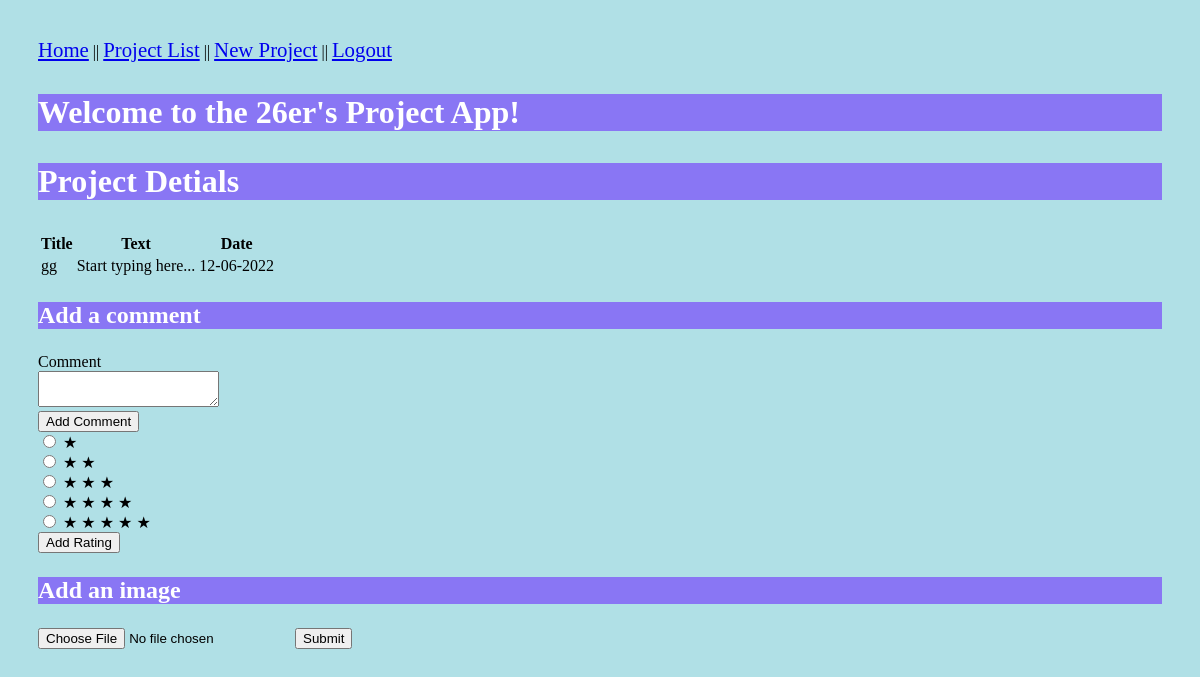
The app's page /notes/4 (signed in), older data.
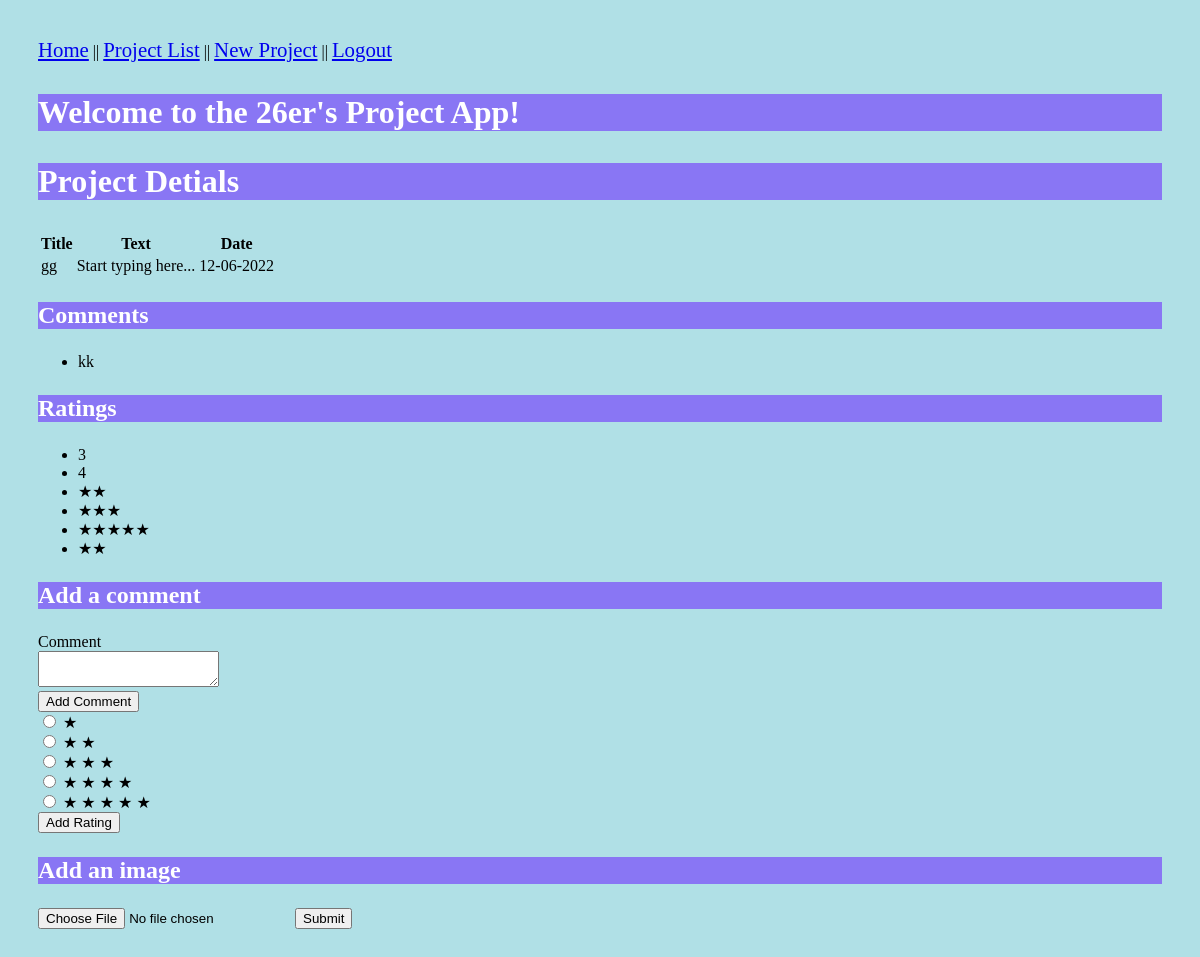
The same page, newer data.
### models.py (models this page shows, shortened)
class Note(db.Model):
    id = db.Column("id", db.Integer, primary_key=True)
    title = db.Column("title", db.String(200))
    text = db.Column("text", db.String(100))
    date = db.Column("date", db.String(50))
    user_id = db.Column(db.Integer, db.ForeignKey("user.id"), nullable=False)
    comments = db.relationship("Comment", backref="note", cascade="all, delete-orphan", lazy=True)
    ratings = db.relationship("Rating", backref="note",cascade="all, delete-orphan", lazy=True)

class Comment(db.Model):
    id = db.Column(db.Integer, primary_key=True)
    date_posted = db.Column(db.DateTime, nullable=False)
    content = db.Column(db.VARCHAR, nullable=False)
    note_id = db.Column(db.Integer, db.ForeignKey("note.id"), nullable=False)
    user_id = db.Column(db.Integer, db.ForeignKey("user.id"), nullable=False)

class Rating(db.Model):
    id = db.Column(db.Integer, primary_key=True)
    date_posted = db.Column(db.DateTime, nullable=False)
    rating = db.Column(db.Integer, nullable=False)
    note_id = db.Column(db.Integer, db.ForeignKey("note.id"), nullable=False)
    user_id = db.Column(db.Integer, db.ForeignKey("user.id"), nullable=False)

### ITSC_3155_Group26_Project.py (the view)
@app.route('/notes/<note_id>')
def get_note(note_id):
    if session.get('user'):
        my_note = db.session.query(Note).filter_by(id=note_id, user_id=session['user_id']).one()
        form = CommentForm()
        return render_template('note.html', note=my_note, user=session['user'], form=form)
    else:
        return redirect(url_for('login'))

### forms.py
class CommentForm(FlaskForm):
    class Meta:
        csrf = False
    comment = TextAreaField('Comment', validators=[Length(min=1)])
    rating = StringField('Rating')
    submit = SubmitField('Add Comment')

### templates/note.html (shortened to what this page needs)
<!DOCTYPE html>
<html lang="en">
    <head>
        <link rel="stylesheet" href="{{ url_for('static', filename='main.css') }}">
    </head>
    <body style="background-color:powderblue;">
	  <nav>
		<a style="font-size:130%;" style="background-color: #8976f4;" style="color:rgb(101, 101, 241);" href="{{ url_for('index') }}"> Home</a> ||
		<a style="font-size:130%;" style="background-color: #8976f4;" style="color:rgb(101, 101, 241);" href="{{ url_for('get_notes') }}"> Project List</a> ||
		<a style="font-size:130%;" style="background-color: #8976f4;" style="color:rgb(101, 101, 241);" href="{{ url_for('new_note') }}"> New Project</a> ||
		<a style="font-size:130%;" style="background-color: #8976f4;" style="color:rgb(101, 101, 241);" href="{{ url_for('logout') }}">Logout</a>
	  </nav>
	  <h1 style="color:rgb(255, 255, 255);"><p style="background-color: #8976f4">Welcome {{user.name}} to the 26er's Project App!</h1>
        <h1 style="color:rgb(255, 255, 255);"><p style="background-color: #8976f4">Project Detials</h1>
        <table>
            <tr>
                <th>Title</th>
                <th>Text</th>
                <th>Date</th>
            </tr>
            <tr>
                <td>{{ note.title }}</td>
                <td>{{ note.text }}</td>
                <td>{{ note.date }}</td>
            </tr>
        </table>
	  {% if note.comments %}
  		{% if note.comments|length > 0 %}
    			<h2 style="color:rgb(255, 255, 255);"><p style="background-color: #8976f4">Comments</h2>
    			<ul>
    			{% for comment in note.comments %}
      			<li>{{ comment.content }}</li>
    			{% endfor %}
    			</ul>
  		{% endif %}
	  {% endif %}
	  {% if note.ratings %}
  		{% if note.ratings|length > 0 %}
    			<h2 style="color:rgb(255, 255, 255);"><p style="background-color: #8976f4">Ratings</h2>
    			<ul>
    			{% for rating in note.ratings %}
      			<li>{{ rating.rating }}</li>
    			{% endfor %}
    			</ul>
  		{% endif %}
	  {% endif %}
	  <form action="{{ url_for('new_comment', note_id=note.id) }}" method="post">
  		<div class="formwrapper">
    			<h2 style="color:rgb(255, 255, 255);"><p style="background-color: #8976f4" class="title">Add a comment</h2>
   		 	<div class="form-field">
      			{{ form.comment.label }} <br/> {{ form.comment }}
    			</div>
    			{{ form.submit }}
  		</div>
	  </form>
	  <form action="{{ url_for('new_rating', note_id=note.id) }}" method="post">
		<div class="formwrapper">
			<label>
			<input type="radio" name="rating" value="★" />
			<span class="star">★</span>
			</label>
			<label>
			<input type="radio" name="rating" value="★★" />
			<span class="star">★</span>
			<span class="star">★</span>
			</label>
			<label>
			<input type="radio" name="rating" value="★★★" />
			<span class="star">★</span>
			<span class="star">★</span>
			<span class="star">★</span>
			</label>
			<label>
			<input type="radio" name="rating" value="★★★★" />
			<span class="star">★</span>
			<span class="star">★</span>
			<span class="star">★</span>
			<span class="star">★</span>
			</label>
			<label>
			<input type="radio" name="rating" value="★★★★★" />
			<span class="star">★</span>
			<span class="star">★</span>
			<span class="star">★</span>
			<span class="star">★</span>
			<span class="star">★</span>
			</label>
			<input type="submit" value="Add Rating"/>
		</div>
	  </form>
	  <h2 style="color:rgb(255, 255, 255);"><p style="background-color: #8976f4" class="title">Add an image</h2>
	  <form action="/action_page.php">
	  	<input type="file" id="myFile" name="filename">
		<input type="submit">
	  </form>
    </body>
</html>

### static/main.css (style rules this page uses)
body { padding: 30px 30px; }
h1 { color:rgb(101, 101, 241); }
h2 { color:rgb(255, 255, 255); background:rgb(101, 101, 241); }

Row changes from the older to the newer data that the page shows:
added Comment: content "kk"
added Rating: rating "3"
added Rating: rating "4"
added Rating: rating "★★"
added Rating: rating "★★★"
added Rating: rating "★★★★★"
added Rating: rating "★★"
Text that changed along with them:
text now shown: "Comments Ratings"
